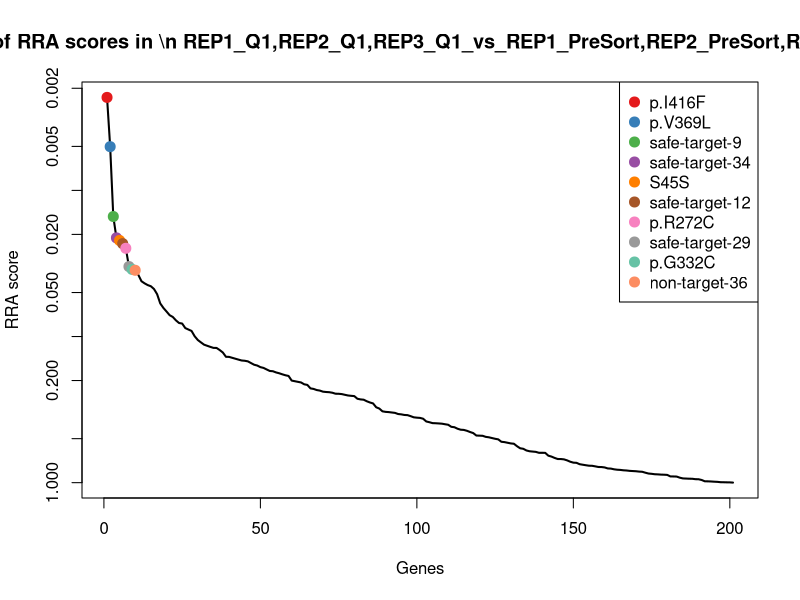
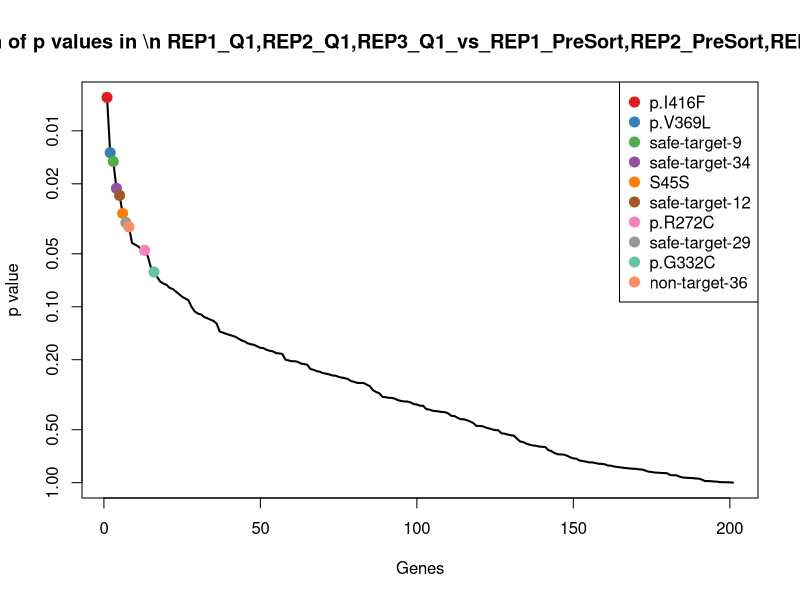
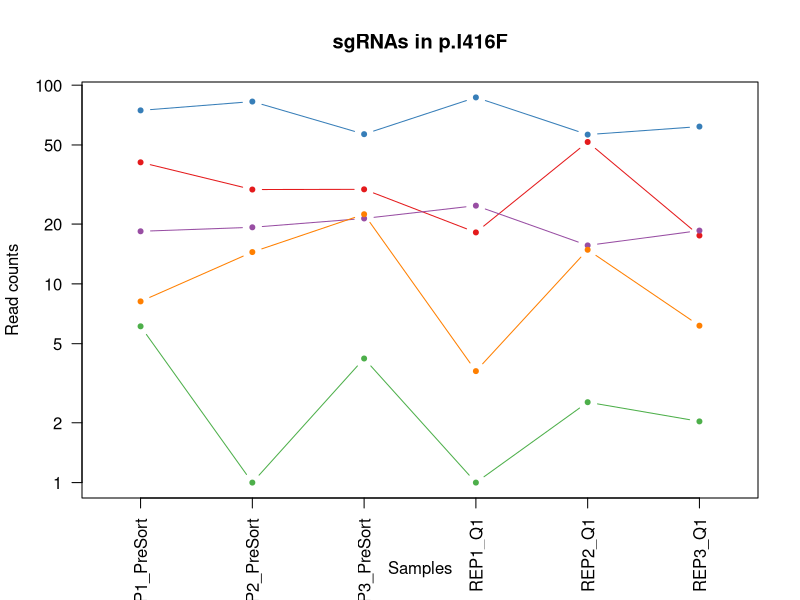
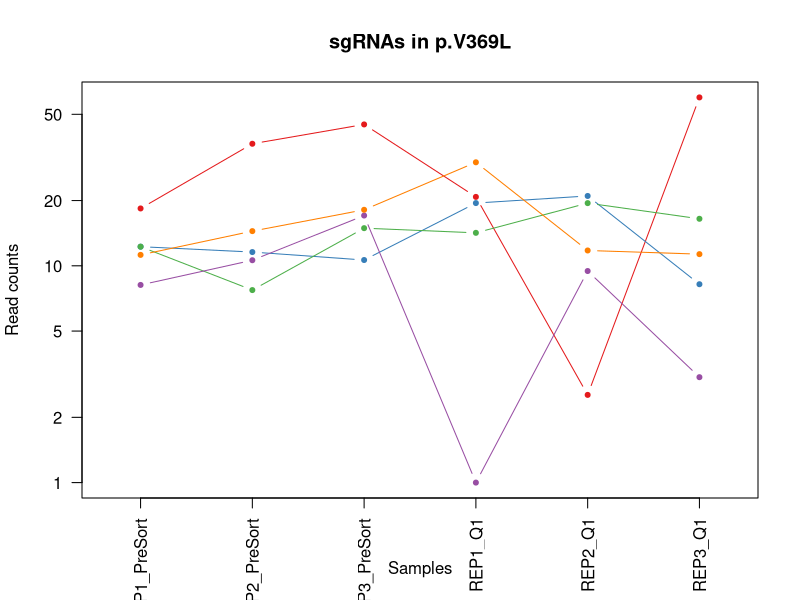
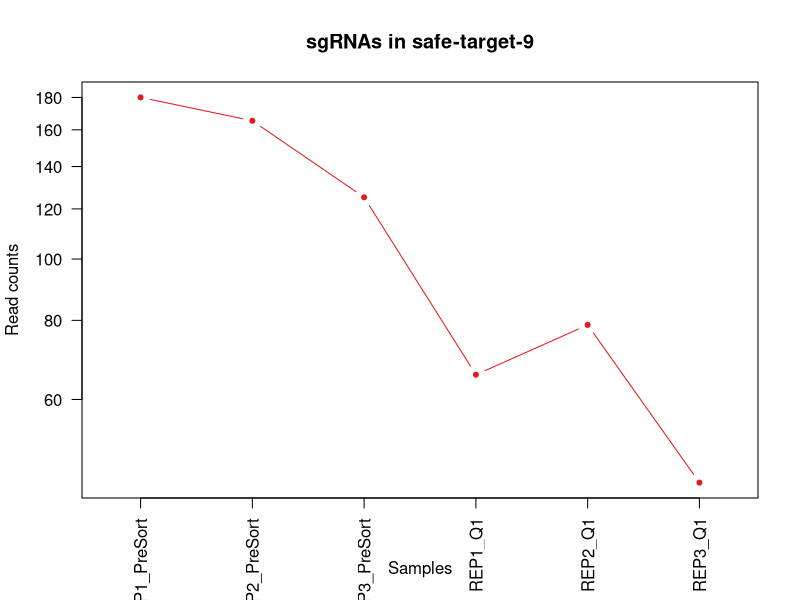
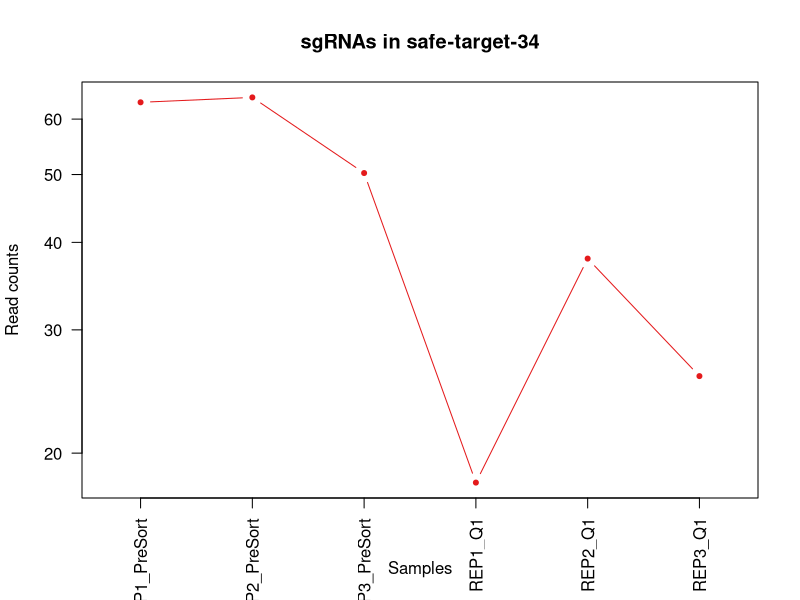
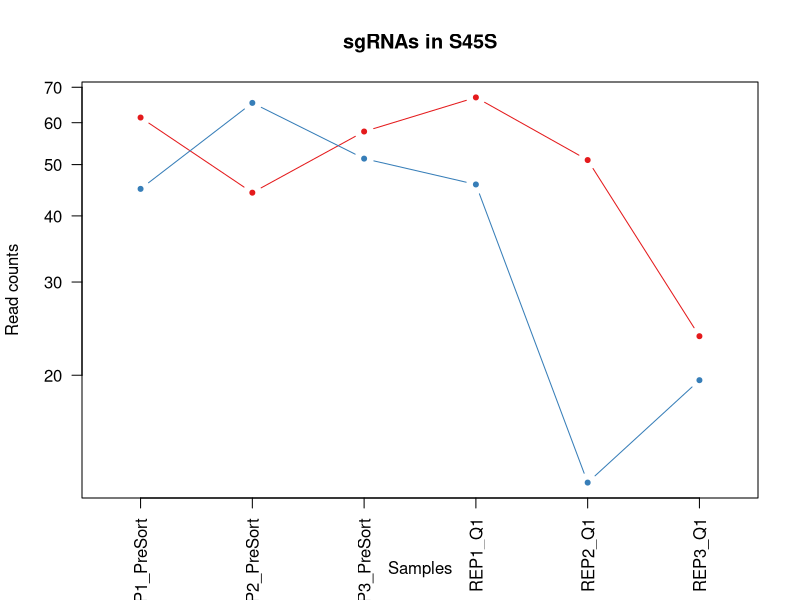
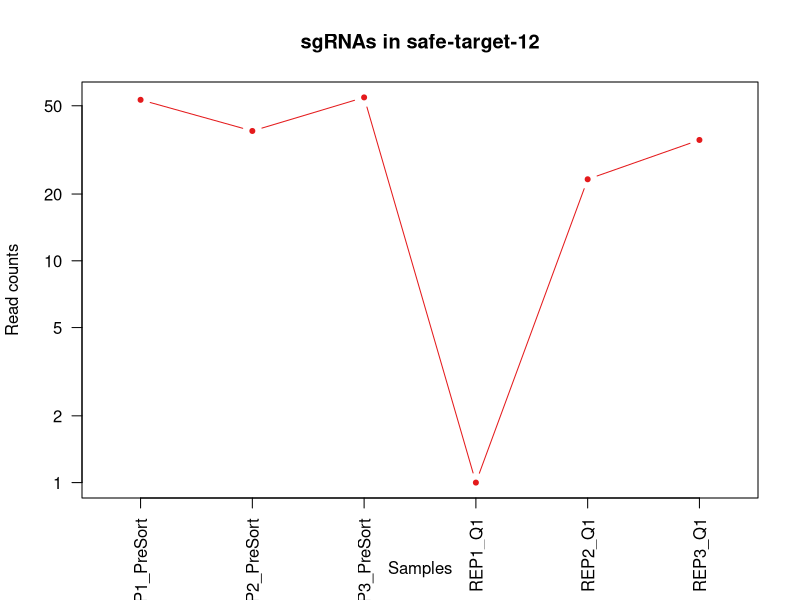

Generate these figures, in order, with R: (Note: this script raises an error after producing the figures.)
pdf(file='Q1_presort.pdf',width=4.5,height=4.5);
gstable=read.table('Q1_presort.gene_summary.txt',header=T)
# 
#
# parameters
# Do not modify the variables beginning with "__"

# gstablename='__GENE_SUMMARY_FILE__'
startindex=3
# outputfile='__OUTPUT_FILE__'
targetgenelist=c("p.I416F","p.V369L","safe-target-9","safe-target-34","S45S","safe-target-12","p.R272C","safe-target-29","p.G332C","non-target-36")
# samplelabel=sub('.\\w+.\\w+$','',colnames(gstable)[startindex]);
samplelabel='REP1_Q1,REP2_Q1,REP3_Q1_vs_REP1_PreSort,REP2_PreSort,REP3_PreSort neg.'


# You need to write some codes in front of this code:
# gstable=read.table(gstablename,header=T)
# pdf(file=outputfile,width=6,height=6)


# set up color using RColorBrewer
#library(RColorBrewer)
#colors <- brewer.pal(length(targetgenelist), "Set1")

colors=c( "#E41A1C", "#377EB8", "#4DAF4A", "#984EA3", "#FF7F00",  "#A65628", "#F781BF",
          "#999999", "#66C2A5", "#FC8D62", "#8DA0CB", "#E78AC3", "#A6D854", "#FFD92F", "#E5C494", "#B3B3B3", 
          "#8DD3C7", "#FFFFB3", "#BEBADA", "#FB8072", "#80B1D3", "#FDB462", "#B3DE69", "#FCCDE5",
          "#D9D9D9", "#BC80BD", "#CCEBC5", "#FFED6F")

######
# function definition

plotrankedvalues<-function(val, tglist, ...){
  
  plot(val,log='y',ylim=c(max(val),min(val)),type='l',lwd=2, ...)
  if(length(tglist)>0){
    for(i in 1:length(tglist)){
      targetgene=tglist[i];
      tx=which(names(val)==targetgene);ty=val[targetgene];
      points(tx,ty,col=colors[(i %% length(colors)) ],cex=2,pch=20)
      # text(tx+50,ty,targetgene,col=colors[i])
    }
    legend('topright',tglist,pch=20,pt.cex = 2,cex=1,col=colors)
  }
}



plotrandvalues<-function(val,targetgenelist, ...){
  # choose the one with the best distance distribution
  
  mindiffvalue=0;
  randval=val;
  for(i in 1:20){
    randval0=sample(val)
    vindex=sort(which(names(randval0) %in% targetgenelist))
    if(max(vindex)>0.9*length(val)){
      # print('pass...')
      next;
    }
    mindiffind=min(diff(vindex));
    if (mindiffind > mindiffvalue){
      mindiffvalue=mindiffind;
      randval=randval0;
      # print(paste('Diff: ',mindiffvalue))
    }
  }
  plot(randval,log='y',ylim=c(max(randval),min(randval)),pch=20,col='grey', ...)
  
  if(length(targetgenelist)>0){
    for(i in 1:length(targetgenelist)){
      targetgene=targetgenelist[i];
      tx=which(names(randval)==targetgene);ty=randval[targetgene];
      points(tx,ty,col=colors[(i %% length(colors)) ],cex=2,pch=20)
      text(tx+50,ty,targetgene,col=colors[i])
    }
  }
  
}




# set.seed(1235)



pvec=gstable[,startindex]
names(pvec)=gstable[,'id']
pvec=sort(pvec);

plotrankedvalues(pvec,targetgenelist,xlab='Genes',ylab='RRA score',main=paste('Distribution of RRA scores in \\n',samplelabel))

# plotrandvalues(pvec,targetgenelist,xlab='Genes',ylab='RRA score',main=paste('Distribution of RRA scores in \\n',samplelabel))


pvec=gstable[,startindex+1]
names(pvec)=gstable[,'id']
pvec=sort(pvec);

plotrankedvalues(pvec,targetgenelist,xlab='Genes',ylab='p value',main=paste('Distribution of p values in \\n',samplelabel))

# plotrandvalues(pvec,targetgenelist,xlab='Genes',ylab='p value',main=paste('Distribution of p values in \\n',samplelabel))



# you need to write after this code:
# dev.off()






# parameters
# Do not modify the variables beginning with "__"
targetmat=list(c(39.89755533331083,28.834043989383417,28.904458457261402,17.153323316492532,50.76727511096814,16.510893145234853),c(73.65702523072768,81.69645796991968,55.667845917688624,85.76661658246267,55.38248193923797,60.88391847305352),c(5.115071196578311,0.0,3.211606495251267,0.0,1.5384022760899436,1.0319308215771783),c(17.39124206836626,18.261561193276165,20.34017446992469,23.750755361297355,14.614821622854464,17.54282396681203),c(7.161099675209636,13.455887195045594,21.410709968341777,2.6389728179219283,13.845620484809492,5.159654107885892))
targetgene="p.I416F"
collabel=c("REP1_PreSort","REP2_PreSort","REP3_PreSort","REP1_Q1","REP2_Q1","REP3_Q1")

# set up color using RColorBrewer
#library(RColorBrewer)
#colors <- brewer.pal(length(targetgenelist), "Set1")

colors=c( "#E41A1C", "#377EB8", "#4DAF4A", "#984EA3", "#FF7F00",  "#A65628", "#F781BF",
          "#999999", "#66C2A5", "#FC8D62", "#8DA0CB", "#E78AC3", "#A6D854", "#FFD92F", "#E5C494", "#B3B3B3", 
          "#8DD3C7", "#FFFFB3", "#BEBADA", "#FB8072", "#80B1D3", "#FDB462", "#B3DE69", "#FCCDE5",
          "#D9D9D9", "#BC80BD", "#CCEBC5", "#FFED6F")


## code

targetmatvec=unlist(targetmat)+1
yrange=range(targetmatvec[targetmatvec>0]);
# yrange[1]=1; # set the minimum value to 1
for(i in 1:length(targetmat)){
  vali=targetmat[[i]]+1;
  if(i==1){
    plot(1:length(vali),vali,type='b',las=1,pch=20,main=paste('sgRNAs in',targetgene),ylab='Read counts',xlab='Samples',xlim=c(0.7,length(vali)+0.3),ylim = yrange,col=colors[(i %% length(colors))],xaxt='n',log='y')
    axis(1,at=1:length(vali),labels=(collabel),las=2)
    # lines(0:100,rep(1,101),col='black');
  }else{
    lines(1:length(vali),vali,type='b',pch=20,col=colors[(i %% length(colors))])
  }
}




# parameters
# Do not modify the variables beginning with "__"
targetmat=list(c(17.39124206836626,35.56198758690621,43.89195543510065,19.792296134414464,1.5384022760899436,58.820056829899166),c(11.253156632472285,10.572482796107254,9.6348194857538,18.472809725453498,19.999229589169268,7.223515751040248),c(11.253156632472285,6.727943597522797,13.916961479422156,13.194864089609641,18.460827313079324,15.478962323657674),c(7.161099675209636,9.61134799646114,16.058032476256333,0.0,8.46121251849469,2.0638616431543566),c(10.230142393156623,13.455887195045594,17.128567974673423,29.02870099714121,10.768815932629606,10.319308215771784))
targetgene="p.V369L"
collabel=c("REP1_PreSort","REP2_PreSort","REP3_PreSort","REP1_Q1","REP2_Q1","REP3_Q1")

# set up color using RColorBrewer
#library(RColorBrewer)
#colors <- brewer.pal(length(targetgenelist), "Set1")

colors=c( "#E41A1C", "#377EB8", "#4DAF4A", "#984EA3", "#FF7F00",  "#A65628", "#F781BF",
          "#999999", "#66C2A5", "#FC8D62", "#8DA0CB", "#E78AC3", "#A6D854", "#FFD92F", "#E5C494", "#B3B3B3", 
          "#8DD3C7", "#FFFFB3", "#BEBADA", "#FB8072", "#80B1D3", "#FDB462", "#B3DE69", "#FCCDE5",
          "#D9D9D9", "#BC80BD", "#CCEBC5", "#FFED6F")


## code

targetmatvec=unlist(targetmat)+1
yrange=range(targetmatvec[targetmatvec>0]);
# yrange[1]=1; # set the minimum value to 1
for(i in 1:length(targetmat)){
  vali=targetmat[[i]]+1;
  if(i==1){
    plot(1:length(vali),vali,type='b',las=1,pch=20,main=paste('sgRNAs in',targetgene),ylab='Read counts',xlab='Samples',xlim=c(0.7,length(vali)+0.3),ylim = yrange,col=colors[(i %% length(colors))],xaxt='n',log='y')
    axis(1,at=1:length(vali),labels=(collabel),las=2)
    # lines(0:100,rep(1,101),col='black');
  }else{
    lines(1:length(vali),vali,type='b',pch=20,col=colors[(i %% length(colors))])
  }
}




# parameters
# Do not modify the variables beginning with "__"
targetmat=list(c(179.0274918802409,164.35405073948547,124.18211781638232,64.65483403908725,77.68931494254215,43.34109450624149))
targetgene="safe-target-9"
collabel=c("REP1_PreSort","REP2_PreSort","REP3_PreSort","REP1_Q1","REP2_Q1","REP3_Q1")

# set up color using RColorBrewer
#library(RColorBrewer)
#colors <- brewer.pal(length(targetgenelist), "Set1")

colors=c( "#E41A1C", "#377EB8", "#4DAF4A", "#984EA3", "#FF7F00",  "#A65628", "#F781BF",
          "#999999", "#66C2A5", "#FC8D62", "#8DA0CB", "#E78AC3", "#A6D854", "#FFD92F", "#E5C494", "#B3B3B3", 
          "#8DD3C7", "#FFFFB3", "#BEBADA", "#FB8072", "#80B1D3", "#FDB462", "#B3DE69", "#FCCDE5",
          "#D9D9D9", "#BC80BD", "#CCEBC5", "#FFED6F")


## code

targetmatvec=unlist(targetmat)+1
yrange=range(targetmatvec[targetmatvec>0]);
# yrange[1]=1; # set the minimum value to 1
for(i in 1:length(targetmat)){
  vali=targetmat[[i]]+1;
  if(i==1){
    plot(1:length(vali),vali,type='b',las=1,pch=20,main=paste('sgRNAs in',targetgene),ylab='Read counts',xlab='Samples',xlim=c(0.7,length(vali)+0.3),ylim = yrange,col=colors[(i %% length(colors))],xaxt='n',log='y')
    axis(1,at=1:length(vali),labels=(collabel),las=2)
    # lines(0:100,rep(1,101),col='black');
  }else{
    lines(1:length(vali),vali,type='b',pch=20,col=colors[(i %% length(colors))])
  }
}




# parameters
# Do not modify the variables beginning with "__"
targetmat=list(c(62.4038685982554,63.43489677664352,49.24463292718609,17.153323316492532,36.92165462615865,24.76633971785228))
targetgene="safe-target-34"
collabel=c("REP1_PreSort","REP2_PreSort","REP3_PreSort","REP1_Q1","REP2_Q1","REP3_Q1")

# set up color using RColorBrewer
#library(RColorBrewer)
#colors <- brewer.pal(length(targetgenelist), "Set1")

colors=c( "#E41A1C", "#377EB8", "#4DAF4A", "#984EA3", "#FF7F00",  "#A65628", "#F781BF",
          "#999999", "#66C2A5", "#FC8D62", "#8DA0CB", "#E78AC3", "#A6D854", "#FFD92F", "#E5C494", "#B3B3B3", 
          "#8DD3C7", "#FFFFB3", "#BEBADA", "#FB8072", "#80B1D3", "#FDB462", "#B3DE69", "#FCCDE5",
          "#D9D9D9", "#BC80BD", "#CCEBC5", "#FFED6F")


## code

targetmatvec=unlist(targetmat)+1
yrange=range(targetmatvec[targetmatvec>0]);
# yrange[1]=1; # set the minimum value to 1
for(i in 1:length(targetmat)){
  vali=targetmat[[i]]+1;
  if(i==1){
    plot(1:length(vali),vali,type='b',las=1,pch=20,main=paste('sgRNAs in',targetgene),ylab='Read counts',xlab='Samples',xlim=c(0.7,length(vali)+0.3),ylim = yrange,col=colors[(i %% length(colors))],xaxt='n',log='y')
    axis(1,at=1:length(vali),labels=(collabel),las=2)
    # lines(0:100,rep(1,101),col='black');
  }else{
    lines(1:length(vali),vali,type='b',pch=20,col=colors[(i %% length(colors))])
  }
}




# parameters
# Do not modify the variables beginning with "__"
targetmat=list(c(60.35784011962407,43.251065984075126,56.73838141610572,65.9743204480482,49.998073972923166,22.702478074697922),c(43.989612290573476,64.39603157628963,50.31516842560318,44.86253790467278,11.538017070674577,18.57475478838921))
targetgene="S45S"
collabel=c("REP1_PreSort","REP2_PreSort","REP3_PreSort","REP1_Q1","REP2_Q1","REP3_Q1")

# set up color using RColorBrewer
#library(RColorBrewer)
#colors <- brewer.pal(length(targetgenelist), "Set1")

colors=c( "#E41A1C", "#377EB8", "#4DAF4A", "#984EA3", "#FF7F00",  "#A65628", "#F781BF",
          "#999999", "#66C2A5", "#FC8D62", "#8DA0CB", "#E78AC3", "#A6D854", "#FFD92F", "#E5C494", "#B3B3B3", 
          "#8DD3C7", "#FFFFB3", "#BEBADA", "#FB8072", "#80B1D3", "#FDB462", "#B3DE69", "#FCCDE5",
          "#D9D9D9", "#BC80BD", "#CCEBC5", "#FFED6F")


## code

targetmatvec=unlist(targetmat)+1
yrange=range(targetmatvec[targetmatvec>0]);
# yrange[1]=1; # set the minimum value to 1
for(i in 1:length(targetmat)){
  vali=targetmat[[i]]+1;
  if(i==1){
    plot(1:length(vali),vali,type='b',las=1,pch=20,main=paste('sgRNAs in',targetgene),ylab='Read counts',xlab='Samples',xlim=c(0.7,length(vali)+0.3),ylim = yrange,col=colors[(i %% length(colors))],xaxt='n',log='y')
    axis(1,at=1:length(vali),labels=(collabel),las=2)
    # lines(0:100,rep(1,101),col='black');
  }else{
    lines(1:length(vali),vali,type='b',pch=20,col=colors[(i %% length(colors))])
  }
}




# parameters
# Do not modify the variables beginning with "__"
targetmat=list(c(52.173726205098774,37.48425718619844,53.52677492085445,0.0,22.30683300330418,34.05371711204688))
targetgene="safe-target-12"
collabel=c("REP1_PreSort","REP2_PreSort","REP3_PreSort","REP1_Q1","REP2_Q1","REP3_Q1")

# set up color using RColorBrewer
#library(RColorBrewer)
#colors <- brewer.pal(length(targetgenelist), "Set1")

colors=c( "#E41A1C", "#377EB8", "#4DAF4A", "#984EA3", "#FF7F00",  "#A65628", "#F781BF",
          "#999999", "#66C2A5", "#FC8D62", "#8DA0CB", "#E78AC3", "#A6D854", "#FFD92F", "#E5C494", "#B3B3B3", 
          "#8DD3C7", "#FFFFB3", "#BEBADA", "#FB8072", "#80B1D3", "#FDB462", "#B3DE69", "#FCCDE5",
          "#D9D9D9", "#BC80BD", "#CCEBC5", "#FFED6F")


## code

targetmatvec=unlist(targetmat)+1
yrange=range(targetmatvec[targetmatvec>0]);
# yrange[1]=1; # set the minimum value to 1
for(i in 1:length(targetmat)){
  vali=targetmat[[i]]+1;
  if(i==1){
    plot(1:length(vali),vali,type='b',las=1,pch=20,main=paste('sgRNAs in',targetgene),ylab='Read counts',xlab='Samples',xlim=c(0.7,length(vali)+0.3),ylim = yrange,col=colors[(i %% length(colors))],xaxt='n',log='y')
    axis(1,at=1:length(vali),labels=(collabel),las=2)
    # lines(0:100,rep(1,101),col='black');
  }else{
    lines(1:length(vali),vali,type='b',pch=20,col=colors[(i %% length(colors))])
  }
}




# parameters
# Do not modify the variables beginning with "__"
targetmat=list(c(16.368227829050596,15.378156794337823,17.128567974673423,5.277945635843857,11.538017070674577,1.0319308215771783),c(29.667412940154207,27.872909189737303,59.949987911356985,34.306646632985064,43.84446486856339,37.14950957677842),c(14.322199350419272,9.61134799646114,23.551780965175958,47.50151072259471,28.460442107663958,27.862132182583814),c(54.2197546837301,48.05673998230569,58.87945241293989,72.57175249285302,63.07449331968769,88.74605065563733),c(89.00223882046262,85.54099716850413,90.99551736545256,56.73791558532146,102.30375135998125,62.94778011620787))
targetgene="p.R272C"
collabel=c("REP1_PreSort","REP2_PreSort","REP3_PreSort","REP1_Q1","REP2_Q1","REP3_Q1")

# set up color using RColorBrewer
#library(RColorBrewer)
#colors <- brewer.pal(length(targetgenelist), "Set1")

colors=c( "#E41A1C", "#377EB8", "#4DAF4A", "#984EA3", "#FF7F00",  "#A65628", "#F781BF",
          "#999999", "#66C2A5", "#FC8D62", "#8DA0CB", "#E78AC3", "#A6D854", "#FFD92F", "#E5C494", "#B3B3B3", 
          "#8DD3C7", "#FFFFB3", "#BEBADA", "#FB8072", "#80B1D3", "#FDB462", "#B3DE69", "#FCCDE5",
          "#D9D9D9", "#BC80BD", "#CCEBC5", "#FFED6F")


## code

targetmatvec=unlist(targetmat)+1
yrange=range(targetmatvec[targetmatvec>0]);
# yrange[1]=1; # set the minimum value to 1
for(i in 1:length(targetmat)){
  vali=targetmat[[i]]+1;
  if(i==1){
    plot(1:length(vali),vali,type='b',las=1,pch=20,main=paste('sgRNAs in',targetgene),ylab='Read counts',xlab='Samples',xlim=c(0.7,length(vali)+0.3),ylim = yrange,col=colors[(i %% length(colors))],xaxt='n',log='y')
    axis(1,at=1:length(vali),labels=(collabel),las=2)
    # lines(0:100,rep(1,101),col='black');
  }else{
    lines(1:length(vali),vali,type='b',pch=20,col=colors[(i %% length(colors))])
  }
}




# parameters
# Do not modify the variables beginning with "__"
targetmat=list(c(237.33930352123366,217.21646472002175,201.26067370241273,51.4599699494776,107.68815932629606,155.82155405815394))
targetgene="safe-target-29"
collabel=c("REP1_PreSort","REP2_PreSort","REP3_PreSort","REP1_Q1","REP2_Q1","REP3_Q1")

# set up color using RColorBrewer
#library(RColorBrewer)
#colors <- brewer.pal(length(targetgenelist), "Set1")

colors=c( "#E41A1C", "#377EB8", "#4DAF4A", "#984EA3", "#FF7F00",  "#A65628", "#F781BF",
          "#999999", "#66C2A5", "#FC8D62", "#8DA0CB", "#E78AC3", "#A6D854", "#FFD92F", "#E5C494", "#B3B3B3", 
          "#8DD3C7", "#FFFFB3", "#BEBADA", "#FB8072", "#80B1D3", "#FDB462", "#B3DE69", "#FCCDE5",
          "#D9D9D9", "#BC80BD", "#CCEBC5", "#FFED6F")


## code

targetmatvec=unlist(targetmat)+1
yrange=range(targetmatvec[targetmatvec>0]);
# yrange[1]=1; # set the minimum value to 1
for(i in 1:length(targetmat)){
  vali=targetmat[[i]]+1;
  if(i==1){
    plot(1:length(vali),vali,type='b',las=1,pch=20,main=paste('sgRNAs in',targetgene),ylab='Read counts',xlab='Samples',xlim=c(0.7,length(vali)+0.3),ylim = yrange,col=colors[(i %% length(colors))],xaxt='n',log='y')
    axis(1,at=1:length(vali),labels=(collabel),las=2)
    # lines(0:100,rep(1,101),col='black');
  }else{
    lines(1:length(vali),vali,type='b',pch=20,col=colors[(i %% length(colors))])
  }
}




# parameters
# Do not modify the variables beginning with "__"
targetmat=list(c(35.80549837604818,40.36766158513679,59.949987911356985,43.543051495711815,59.228487629462826,69.13936504567094),c(191.30366275202886,228.7500823157751,229.09459666125704,248.06344488466127,190.761882235153,200.1945793859726),c(248.59246015370593,209.52738632285283,199.11960270557856,188.68655648141788,235.37554824176138,238.37601978432818),c(67.51893979483371,41.3287963847829,72.79641389236205,1.3194864089609641,49.228872834878196,24.76633971785228),c(15.345213589734934,24.028369991152847,19.2696389715076,31.66767381506314,39.998459178338535,31.98985546889253))
targetgene="p.G332C"
collabel=c("REP1_PreSort","REP2_PreSort","REP3_PreSort","REP1_Q1","REP2_Q1","REP3_Q1")

# set up color using RColorBrewer
#library(RColorBrewer)
#colors <- brewer.pal(length(targetgenelist), "Set1")

colors=c( "#E41A1C", "#377EB8", "#4DAF4A", "#984EA3", "#FF7F00",  "#A65628", "#F781BF",
          "#999999", "#66C2A5", "#FC8D62", "#8DA0CB", "#E78AC3", "#A6D854", "#FFD92F", "#E5C494", "#B3B3B3", 
          "#8DD3C7", "#FFFFB3", "#BEBADA", "#FB8072", "#80B1D3", "#FDB462", "#B3DE69", "#FCCDE5",
          "#D9D9D9", "#BC80BD", "#CCEBC5", "#FFED6F")


## code

targetmatvec=unlist(targetmat)+1
yrange=range(targetmatvec[targetmatvec>0]);
# yrange[1]=1; # set the minimum value to 1
for(i in 1:length(targetmat)){
  vali=targetmat[[i]]+1;
  if(i==1){
    plot(1:length(vali),vali,type='b',las=1,pch=20,main=paste('sgRNAs in',targetgene),ylab='Read counts',xlab='Samples',xlim=c(0.7,length(vali)+0.3),ylim = yrange,col=colors[(i %% length(colors))],xaxt='n',log='y')
    axis(1,at=1:length(vali),labels=(collabel),las=2)
    # lines(0:100,rep(1,101),col='black');
  }else{
    lines(1:length(vali),vali,type='b',pch=20,col=colors[(i %% length(colors))])
  }
}




# parameters
# Do not modify the variables beginning with "__"
targetmat=list(c(3355.4867049553723,3575.4214546835437,3011.416357047271,1682.3451714252292,2092.2270954823234,1768.7294281832835))
targetgene="non-target-36"
collabel=c("REP1_PreSort","REP2_PreSort","REP3_PreSort","REP1_Q1","REP2_Q1","REP3_Q1")

# set up color using RColorBrewer
#library(RColorBrewer)
#colors <- brewer.pal(length(targetgenelist), "Set1")

colors=c( "#E41A1C", "#377EB8", "#4DAF4A", "#984EA3", "#FF7F00",  "#A65628", "#F781BF",
          "#999999", "#66C2A5", "#FC8D62", "#8DA0CB", "#E78AC3", "#A6D854", "#FFD92F", "#E5C494", "#B3B3B3", 
          "#8DD3C7", "#FFFFB3", "#BEBADA", "#FB8072", "#80B1D3", "#FDB462", "#B3DE69", "#FCCDE5",
          "#D9D9D9", "#BC80BD", "#CCEBC5", "#FFED6F")


## code

targetmatvec=unlist(targetmat)+1
yrange=range(targetmatvec[targetmatvec>0]);
# yrange[1]=1; # set the minimum value to 1
for(i in 1:length(targetmat)){
  vali=targetmat[[i]]+1;
  if(i==1){
    plot(1:length(vali),vali,type='b',las=1,pch=20,main=paste('sgRNAs in',targetgene),ylab='Read counts',xlab='Samples',xlim=c(0.7,length(vali)+0.3),ylim = yrange,col=colors[(i %% length(colors))],xaxt='n',log='y')
    axis(1,at=1:length(vali),labels=(collabel),las=2)
    # lines(0:100,rep(1,101),col='black');
  }else{
    lines(1:length(vali),vali,type='b',pch=20,col=colors[(i %% length(colors))])
  }
}



# 
#
# parameters
# Do not modify the variables beginning with "__"

# gstablename='__GENE_SUMMARY_FILE__'
startindex=9
# outputfile='__OUTPUT_FILE__'
targetgenelist=c("p.H210P","safe-target-15","safe-target-10","p.W403C","G364G","p.G364C","p.C171F","safe-target-26","p.G378C","p.A510V")
# samplelabel=sub('.\\w+.\\w+$','',colnames(gstable)[startindex]);
samplelabel='REP1_Q1,REP2_Q1,REP3_Q1_vs_REP1_PreSort,REP2_PreSort,REP3_PreSort pos.'


# You need to write some codes in front of this code:
# gstable=read.table(gstablename,header=T)
# pdf(file=outputfile,width=6,height=6)


# set up color using RColorBrewer
#library(RColorBrewer)
#colors <- brewer.pal(length(targetgenelist), "Set1")

colors=c( "#E41A1C", "#377EB8", "#4DAF4A", "#984EA3", "#FF7F00",  "#A65628", "#F781BF",
          "#999999", "#66C2A5", "#FC8D62", "#8DA0CB", "#E78AC3", "#A6D854", "#FFD92F", "#E5C494", "#B3B3B3", 
          "#8DD3C7", "#FFFFB3", "#BEBADA", "#FB8072", "#80B1D3", "#FDB462", "#B3DE69", "#FCCDE5",
          "#D9D9D9", "#BC80BD", "#CCEBC5", "#FFED6F")

######
# function definition

plotrankedvalues<-function(val, tglist, ...){
  
  plot(val,log='y',ylim=c(max(val),min(val)),type='l',lwd=2, ...)
  if(length(tglist)>0){
    for(i in 1:length(tglist)){
      targetgene=tglist[i];
      tx=which(names(val)==targetgene);ty=val[targetgene];
      points(tx,ty,col=colors[(i %% length(colors)) ],cex=2,pch=20)
      # text(tx+50,ty,targetgene,col=colors[i])
    }
    legend('topright',tglist,pch=20,pt.cex = 2,cex=1,col=colors)
  }
}



plotrandvalues<-function(val,targetgenelist, ...){
  # choose the one with the best distance distribution
  
  mindiffvalue=0;
  randval=val;
  for(i in 1:20){
    randval0=sample(val)
    vindex=sort(which(names(randval0) %in% targetgenelist))
    if(max(vindex)>0.9*length(val)){
      # print('pass...')
      next;
    }
    mindiffind=min(diff(vindex));
    if (mindiffind > mindiffvalue){
      mindiffvalue=mindiffind;
      randval=randval0;
      # print(paste('Diff: ',mindiffvalue))
    }
  }
  plot(randval,log='y',ylim=c(max(randval),min(randval)),pch=20,col='grey', ...)
  
  if(length(targetgenelist)>0){
    for(i in 1:length(targetgenelist)){
      targetgene=targetgenelist[i];
      tx=which(names(randval)==targetgene);ty=randval[targetgene];
      points(tx,ty,col=colors[(i %% length(colors)) ],cex=2,pch=20)
      text(tx+50,ty,targetgene,col=colors[i])
    }
  }
  
}




# set.seed(1235)



pvec=gstable[,startindex]
names(pvec)=gstable[,'id']
pvec=sort(pvec);

plotrankedvalues(pvec,targetgenelist,xlab='Genes',ylab='RRA score',main=paste('Distribution of RRA scores in \\n',samplelabel))

# plotrandvalues(pvec,targetgenelist,xlab='Genes',ylab='RRA score',main=paste('Distribution of RRA scores in \\n',samplelabel))


pvec=gstable[,startindex+1]
names(pvec)=gstable[,'id']
pvec=sort(pvec);

plotrankedvalues(pvec,targetgenelist,xlab='Genes',ylab='p value',main=paste('Distribution of p values in \\n',samplelabel))

# plotrandvalues(pvec,targetgenelist,xlab='Genes',ylab='p value',main=paste('Distribution of p values in \\n',samplelabel))



# you need to write after this code:
# dev.off()






# parameters
# Do not modify the variables beginning with "__"
targetmat=list(c(10.230142393156623,16.339291593983937,5.352677492085444,14.514350498570606,14.614821622854464,14.447031502080495),c(11.253156632472285,12.49475239539948,10.705354984170889,9.236404862726749,16.92242503698938,12.38316985892614),c(15.345213589734934,21.144965592214508,12.846425981005067,43.543051495711815,30.76804552179887,30.957924647315348),c(6.138085435893974,0.9611347996461139,0.0,13.194864089609641,6.1536091043597745,4.127723286308713),c(12.276170871787947,17.30042639363005,8.564283987336712,51.4599699494776,28.460442107663958,28.89406300416099))
targetgene="p.H210P"
collabel=c("REP1_PreSort","REP2_PreSort","REP3_PreSort","REP1_Q1","REP2_Q1","REP3_Q1")

# set up color using RColorBrewer
#library(RColorBrewer)
#colors <- brewer.pal(length(targetgenelist), "Set1")

colors=c( "#E41A1C", "#377EB8", "#4DAF4A", "#984EA3", "#FF7F00",  "#A65628", "#F781BF",
          "#999999", "#66C2A5", "#FC8D62", "#8DA0CB", "#E78AC3", "#A6D854", "#FFD92F", "#E5C494", "#B3B3B3", 
          "#8DD3C7", "#FFFFB3", "#BEBADA", "#FB8072", "#80B1D3", "#FDB462", "#B3DE69", "#FCCDE5",
          "#D9D9D9", "#BC80BD", "#CCEBC5", "#FFED6F")


## code

targetmatvec=unlist(targetmat)+1
yrange=range(targetmatvec[targetmatvec>0]);
# yrange[1]=1; # set the minimum value to 1
for(i in 1:length(targetmat)){
  vali=targetmat[[i]]+1;
  if(i==1){
    plot(1:length(vali),vali,type='b',las=1,pch=20,main=paste('sgRNAs in',targetgene),ylab='Read counts',xlab='Samples',xlim=c(0.7,length(vali)+0.3),ylim = yrange,col=colors[(i %% length(colors))],xaxt='n',log='y')
    axis(1,at=1:length(vali),labels=(collabel),las=2)
    # lines(0:100,rep(1,101),col='black');
  }else{
    lines(1:length(vali),vali,type='b',pch=20,col=colors[(i %% length(colors))])
  }
}




# parameters
# Do not modify the variables beginning with "__"
targetmat=list(c(290.5360439656481,445.00541223615073,215.1776351818349,2017.4947193013143,1936.079264459194,1115.5172181249297))
targetgene="safe-target-15"
collabel=c("REP1_PreSort","REP2_PreSort","REP3_PreSort","REP1_Q1","REP2_Q1","REP3_Q1")

# set up color using RColorBrewer
#library(RColorBrewer)
#colors <- brewer.pal(length(targetgenelist), "Set1")

colors=c( "#E41A1C", "#377EB8", "#4DAF4A", "#984EA3", "#FF7F00",  "#A65628", "#F781BF",
          "#999999", "#66C2A5", "#FC8D62", "#8DA0CB", "#E78AC3", "#A6D854", "#FFD92F", "#E5C494", "#B3B3B3", 
          "#8DD3C7", "#FFFFB3", "#BEBADA", "#FB8072", "#80B1D3", "#FDB462", "#B3DE69", "#FCCDE5",
          "#D9D9D9", "#BC80BD", "#CCEBC5", "#FFED6F")


## code

targetmatvec=unlist(targetmat)+1
yrange=range(targetmatvec[targetmatvec>0]);
# yrange[1]=1; # set the minimum value to 1
for(i in 1:length(targetmat)){
  vali=targetmat[[i]]+1;
  if(i==1){
    plot(1:length(vali),vali,type='b',las=1,pch=20,main=paste('sgRNAs in',targetgene),ylab='Read counts',xlab='Samples',xlim=c(0.7,length(vali)+0.3),ylim = yrange,col=colors[(i %% length(colors))],xaxt='n',log='y')
    axis(1,at=1:length(vali),labels=(collabel),las=2)
    # lines(0:100,rep(1,101),col='black');
  }else{
    lines(1:length(vali),vali,type='b',pch=20,col=colors[(i %% length(colors))])
  }
}




# parameters
# Do not modify the variables beginning with "__"
targetmat=list(c(413.29775268352756,675.6777641512181,406.8034893984938,1613.7318781592592,1717.626141254422,1347.701652979795))
targetgene="safe-target-10"
collabel=c("REP1_PreSort","REP2_PreSort","REP3_PreSort","REP1_Q1","REP2_Q1","REP3_Q1")

# set up color using RColorBrewer
#library(RColorBrewer)
#colors <- brewer.pal(length(targetgenelist), "Set1")

colors=c( "#E41A1C", "#377EB8", "#4DAF4A", "#984EA3", "#FF7F00",  "#A65628", "#F781BF",
          "#999999", "#66C2A5", "#FC8D62", "#8DA0CB", "#E78AC3", "#A6D854", "#FFD92F", "#E5C494", "#B3B3B3", 
          "#8DD3C7", "#FFFFB3", "#BEBADA", "#FB8072", "#80B1D3", "#FDB462", "#B3DE69", "#FCCDE5",
          "#D9D9D9", "#BC80BD", "#CCEBC5", "#FFED6F")


## code

targetmatvec=unlist(targetmat)+1
yrange=range(targetmatvec[targetmatvec>0]);
# yrange[1]=1; # set the minimum value to 1
for(i in 1:length(targetmat)){
  vali=targetmat[[i]]+1;
  if(i==1){
    plot(1:length(vali),vali,type='b',las=1,pch=20,main=paste('sgRNAs in',targetgene),ylab='Read counts',xlab='Samples',xlim=c(0.7,length(vali)+0.3),ylim = yrange,col=colors[(i %% length(colors))],xaxt='n',log='y')
    axis(1,at=1:length(vali),labels=(collabel),las=2)
    # lines(0:100,rep(1,101),col='black');
  }else{
    lines(1:length(vali),vali,type='b',pch=20,col=colors[(i %% length(colors))])
  }
}




# parameters
# Do not modify the variables beginning with "__"
targetmat=list(c(558.5657746663516,502.67350021491757,499.9400777607805,579.2545335338633,449.2134646182635,434.4428758839921),c(22.50631326494457,16.339291593983937,19.2696389715076,1.3194864089609641,10.768815932629606,7.223515751040248),c(7.161099675209636,7.689078397168911,4.282141993668356,59.376888403243385,17.69162617503435,9.287377394194605),c(12.276170871787947,9.61134799646114,10.705354984170889,31.66767381506314,26.922039831574015,26.830201361006637),c(94.11731001704092,59.59035757805906,109.19462083854307,117.43429039752581,147.6866185046346,107.32080544402655))
targetgene="p.W403C"
collabel=c("REP1_PreSort","REP2_PreSort","REP3_PreSort","REP1_Q1","REP2_Q1","REP3_Q1")

# set up color using RColorBrewer
#library(RColorBrewer)
#colors <- brewer.pal(length(targetgenelist), "Set1")

colors=c( "#E41A1C", "#377EB8", "#4DAF4A", "#984EA3", "#FF7F00",  "#A65628", "#F781BF",
          "#999999", "#66C2A5", "#FC8D62", "#8DA0CB", "#E78AC3", "#A6D854", "#FFD92F", "#E5C494", "#B3B3B3", 
          "#8DD3C7", "#FFFFB3", "#BEBADA", "#FB8072", "#80B1D3", "#FDB462", "#B3DE69", "#FCCDE5",
          "#D9D9D9", "#BC80BD", "#CCEBC5", "#FFED6F")


## code

targetmatvec=unlist(targetmat)+1
yrange=range(targetmatvec[targetmatvec>0]);
# yrange[1]=1; # set the minimum value to 1
for(i in 1:length(targetmat)){
  vali=targetmat[[i]]+1;
  if(i==1){
    plot(1:length(vali),vali,type='b',las=1,pch=20,main=paste('sgRNAs in',targetgene),ylab='Read counts',xlab='Samples',xlim=c(0.7,length(vali)+0.3),ylim = yrange,col=colors[(i %% length(colors))],xaxt='n',log='y')
    axis(1,at=1:length(vali),labels=(collabel),las=2)
    # lines(0:100,rep(1,101),col='black');
  }else{
    lines(1:length(vali),vali,type='b',pch=20,col=colors[(i %% length(colors))])
  }
}




# parameters
# Do not modify the variables beginning with "__"
targetmat=list(c(1.0230142393156623,2.8834043989383416,4.282141993668356,6.597432044804821,5.384407966314803,4.127723286308713),c(7.161099675209636,4.80567399823057,20.34017446992469,27.709214588180245,22.30683300330418,15.478962323657674))
targetgene="G364G"
collabel=c("REP1_PreSort","REP2_PreSort","REP3_PreSort","REP1_Q1","REP2_Q1","REP3_Q1")

# set up color using RColorBrewer
#library(RColorBrewer)
#colors <- brewer.pal(length(targetgenelist), "Set1")

colors=c( "#E41A1C", "#377EB8", "#4DAF4A", "#984EA3", "#FF7F00",  "#A65628", "#F781BF",
          "#999999", "#66C2A5", "#FC8D62", "#8DA0CB", "#E78AC3", "#A6D854", "#FFD92F", "#E5C494", "#B3B3B3", 
          "#8DD3C7", "#FFFFB3", "#BEBADA", "#FB8072", "#80B1D3", "#FDB462", "#B3DE69", "#FCCDE5",
          "#D9D9D9", "#BC80BD", "#CCEBC5", "#FFED6F")


## code

targetmatvec=unlist(targetmat)+1
yrange=range(targetmatvec[targetmatvec>0]);
# yrange[1]=1; # set the minimum value to 1
for(i in 1:length(targetmat)){
  vali=targetmat[[i]]+1;
  if(i==1){
    plot(1:length(vali),vali,type='b',las=1,pch=20,main=paste('sgRNAs in',targetgene),ylab='Read counts',xlab='Samples',xlim=c(0.7,length(vali)+0.3),ylim = yrange,col=colors[(i %% length(colors))],xaxt='n',log='y')
    axis(1,at=1:length(vali),labels=(collabel),las=2)
    # lines(0:100,rep(1,101),col='black');
  }else{
    lines(1:length(vali),vali,type='b',pch=20,col=colors[(i %% length(colors))])
  }
}




# parameters
# Do not modify the variables beginning with "__"
targetmat=list(c(2.0460284786313245,0.9611347996461139,1.070535498417089,1.3194864089609641,7.692011380449718,3.095792464731535),c(86.9562103418313,56.706953179120724,84.57230437495002,52.779456358438566,65.3820967338226,30.957924647315348),c(5.115071196578311,11.533617595753366,6.423212990502534,3.9584592268828924,2.3076034141349155,2.0638616431543566),c(18.41425630768192,14.417021994691709,16.058032476256333,9.236404862726749,25.38363755548407,15.478962323657674),c(10.230142393156623,11.533617595753366,19.2696389715076,23.750755361297355,30.76804552179887,29.92599382573817))
targetgene="p.G364C"
collabel=c("REP1_PreSort","REP2_PreSort","REP3_PreSort","REP1_Q1","REP2_Q1","REP3_Q1")

# set up color using RColorBrewer
#library(RColorBrewer)
#colors <- brewer.pal(length(targetgenelist), "Set1")

colors=c( "#E41A1C", "#377EB8", "#4DAF4A", "#984EA3", "#FF7F00",  "#A65628", "#F781BF",
          "#999999", "#66C2A5", "#FC8D62", "#8DA0CB", "#E78AC3", "#A6D854", "#FFD92F", "#E5C494", "#B3B3B3", 
          "#8DD3C7", "#FFFFB3", "#BEBADA", "#FB8072", "#80B1D3", "#FDB462", "#B3DE69", "#FCCDE5",
          "#D9D9D9", "#BC80BD", "#CCEBC5", "#FFED6F")


## code

targetmatvec=unlist(targetmat)+1
yrange=range(targetmatvec[targetmatvec>0]);
# yrange[1]=1; # set the minimum value to 1
for(i in 1:length(targetmat)){
  vali=targetmat[[i]]+1;
  if(i==1){
    plot(1:length(vali),vali,type='b',las=1,pch=20,main=paste('sgRNAs in',targetgene),ylab='Read counts',xlab='Samples',xlim=c(0.7,length(vali)+0.3),ylim = yrange,col=colors[(i %% length(colors))],xaxt='n',log='y')
    axis(1,at=1:length(vali),labels=(collabel),las=2)
    # lines(0:100,rep(1,101),col='black');
  }else{
    lines(1:length(vali),vali,type='b',pch=20,col=colors[(i %% length(colors))])
  }
}




# parameters
# Do not modify the variables beginning with "__"
targetmat=list(c(925.8278865806743,919.806003261331,851.0757212415857,579.2545335338633,563.8244341869644,704.8087511372128),c(1182.6044606489056,1123.5665807863072,1040.5605044614103,732.3149569733351,698.4346333448344,814.1934182243937),c(957.5413279994599,956.3291256478833,1004.1622975152294,566.0596694442536,643.8213525436414,739.8943990708368),c(253.70753135028423,252.77845230692796,280.4803005852773,166.25528752908147,285.37362221468453,213.6096800664759),c(1.0230142393156623,0.9611347996461139,5.352677492085444,21.111782543375426,7.692011380449718,6.19158492946307))
targetgene="p.C171F"
collabel=c("REP1_PreSort","REP2_PreSort","REP3_PreSort","REP1_Q1","REP2_Q1","REP3_Q1")

# set up color using RColorBrewer
#library(RColorBrewer)
#colors <- brewer.pal(length(targetgenelist), "Set1")

colors=c( "#E41A1C", "#377EB8", "#4DAF4A", "#984EA3", "#FF7F00",  "#A65628", "#F781BF",
          "#999999", "#66C2A5", "#FC8D62", "#8DA0CB", "#E78AC3", "#A6D854", "#FFD92F", "#E5C494", "#B3B3B3", 
          "#8DD3C7", "#FFFFB3", "#BEBADA", "#FB8072", "#80B1D3", "#FDB462", "#B3DE69", "#FCCDE5",
          "#D9D9D9", "#BC80BD", "#CCEBC5", "#FFED6F")


## code

targetmatvec=unlist(targetmat)+1
yrange=range(targetmatvec[targetmatvec>0]);
# yrange[1]=1; # set the minimum value to 1
for(i in 1:length(targetmat)){
  vali=targetmat[[i]]+1;
  if(i==1){
    plot(1:length(vali),vali,type='b',las=1,pch=20,main=paste('sgRNAs in',targetgene),ylab='Read counts',xlab='Samples',xlim=c(0.7,length(vali)+0.3),ylim = yrange,col=colors[(i %% length(colors))],xaxt='n',log='y')
    axis(1,at=1:length(vali),labels=(collabel),las=2)
    # lines(0:100,rep(1,101),col='black');
  }else{
    lines(1:length(vali),vali,type='b',pch=20,col=colors[(i %% length(colors))])
  }
}




# parameters
# Do not modify the variables beginning with "__"
targetmat=list(c(260.86863102549387,310.4465402856948,231.23566765809122,514.599699494776,678.4354037556651,632.5735936268103))
targetgene="safe-target-26"
collabel=c("REP1_PreSort","REP2_PreSort","REP3_PreSort","REP1_Q1","REP2_Q1","REP3_Q1")

# set up color using RColorBrewer
#library(RColorBrewer)
#colors <- brewer.pal(length(targetgenelist), "Set1")

colors=c( "#E41A1C", "#377EB8", "#4DAF4A", "#984EA3", "#FF7F00",  "#A65628", "#F781BF",
          "#999999", "#66C2A5", "#FC8D62", "#8DA0CB", "#E78AC3", "#A6D854", "#FFD92F", "#E5C494", "#B3B3B3", 
          "#8DD3C7", "#FFFFB3", "#BEBADA", "#FB8072", "#80B1D3", "#FDB462", "#B3DE69", "#FCCDE5",
          "#D9D9D9", "#BC80BD", "#CCEBC5", "#FFED6F")


## code

targetmatvec=unlist(targetmat)+1
yrange=range(targetmatvec[targetmatvec>0]);
# yrange[1]=1; # set the minimum value to 1
for(i in 1:length(targetmat)){
  vali=targetmat[[i]]+1;
  if(i==1){
    plot(1:length(vali),vali,type='b',las=1,pch=20,main=paste('sgRNAs in',targetgene),ylab='Read counts',xlab='Samples',xlim=c(0.7,length(vali)+0.3),ylim = yrange,col=colors[(i %% length(colors))],xaxt='n',log='y')
    axis(1,at=1:length(vali),labels=(collabel),las=2)
    # lines(0:100,rep(1,101),col='black');
  }else{
    lines(1:length(vali),vali,type='b',pch=20,col=colors[(i %% length(colors))])
  }
}




# parameters
# Do not modify the variables beginning with "__"
targetmat=list(c(3.069042717946987,1.9222695992922278,1.070535498417089,5.277945635843857,9.230413656539662,4.127723286308713),c(40.92056957262649,68.24057077487409,56.73838141610572,27.709214588180245,25.38363755548407,68.10743422409377),c(22.50631326494457,11.533617595753366,19.2696389715076,19.792296134414464,14.614821622854464,46.43688697097302),c(32.73645565810119,37.48425718619844,57.808916914522804,113.47583117064292,66.92049900991255,68.10743422409377),c(11.253156632472285,20.183830792568394,9.6348194857538,7.916918453765785,38.46005690224859,11.351239037348961))
targetgene="p.G378C"
collabel=c("REP1_PreSort","REP2_PreSort","REP3_PreSort","REP1_Q1","REP2_Q1","REP3_Q1")

# set up color using RColorBrewer
#library(RColorBrewer)
#colors <- brewer.pal(length(targetgenelist), "Set1")

colors=c( "#E41A1C", "#377EB8", "#4DAF4A", "#984EA3", "#FF7F00",  "#A65628", "#F781BF",
          "#999999", "#66C2A5", "#FC8D62", "#8DA0CB", "#E78AC3", "#A6D854", "#FFD92F", "#E5C494", "#B3B3B3", 
          "#8DD3C7", "#FFFFB3", "#BEBADA", "#FB8072", "#80B1D3", "#FDB462", "#B3DE69", "#FCCDE5",
          "#D9D9D9", "#BC80BD", "#CCEBC5", "#FFED6F")


## code

targetmatvec=unlist(targetmat)+1
yrange=range(targetmatvec[targetmatvec>0]);
# yrange[1]=1; # set the minimum value to 1
for(i in 1:length(targetmat)){
  vali=targetmat[[i]]+1;
  if(i==1){
    plot(1:length(vali),vali,type='b',las=1,pch=20,main=paste('sgRNAs in',targetgene),ylab='Read counts',xlab='Samples',xlim=c(0.7,length(vali)+0.3),ylim = yrange,col=colors[(i %% length(colors))],xaxt='n',log='y')
    axis(1,at=1:length(vali),labels=(collabel),las=2)
    # lines(0:100,rep(1,101),col='black');
  }else{
    lines(1:length(vali),vali,type='b',pch=20,col=colors[(i %% length(colors))])
  }
}




# parameters
# Do not modify the variables beginning with "__"
targetmat=list(c(73.65702523072768,63.43489677664352,55.667845917688624,62.015861221165316,89.9965331512617,51.59654107885891),c(111.50855208540719,117.2584455568259,94.20712386070383,139.8655593498622,133.07179688178013,166.1408622739257),c(93.09429577772526,58.62922277841295,65.30266540344243,146.46299139466703,138.45620484809493,122.79976776768422),c(42.96659805125782,15.378156794337823,26.763387460427225,34.306646632985064,35.3832523500687,28.89406300416099),c(20.460284786313245,15.378156794337823,19.2696389715076,34.306646632985064,24.614436417439098,55.72426436516763))
targetgene="p.A510V"
collabel=c("REP1_PreSort","REP2_PreSort","REP3_PreSort","REP1_Q1","REP2_Q1","REP3_Q1")

# set up color using RColorBrewer
#library(RColorBrewer)
#colors <- brewer.pal(length(targetgenelist), "Set1")

colors=c( "#E41A1C", "#377EB8", "#4DAF4A", "#984EA3", "#FF7F00",  "#A65628", "#F781BF",
          "#999999", "#66C2A5", "#FC8D62", "#8DA0CB", "#E78AC3", "#A6D854", "#FFD92F", "#E5C494", "#B3B3B3", 
          "#8DD3C7", "#FFFFB3", "#BEBADA", "#FB8072", "#80B1D3", "#FDB462", "#B3DE69", "#FCCDE5",
          "#D9D9D9", "#BC80BD", "#CCEBC5", "#FFED6F")


## code

targetmatvec=unlist(targetmat)+1
yrange=range(targetmatvec[targetmatvec>0]);
# yrange[1]=1; # set the minimum value to 1
for(i in 1:length(targetmat)){
  vali=targetmat[[i]]+1;
  if(i==1){
    plot(1:length(vali),vali,type='b',las=1,pch=20,main=paste('sgRNAs in',targetgene),ylab='Read counts',xlab='Samples',xlim=c(0.7,length(vali)+0.3),ylim = yrange,col=colors[(i %% length(colors))],xaxt='n',log='y')
    axis(1,at=1:length(vali),labels=(collabel),las=2)
    # lines(0:100,rep(1,101),col='black');
  }else{
    lines(1:length(vali),vali,type='b',pch=20,col=colors[(i %% length(colors))])
  }
}



dev.off()
Sweave("Q1_presort_summary.Rnw");
library(tools);

texi2dvi("Q1_presort_summary.tex",pdf=TRUE);
